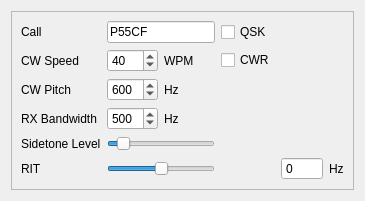
            <widget class="QWidget" name="stationTab">
             <property name="focusPolicy">
              <enum>Qt::TabFocus</enum>
             </property>
             <property name="accessibleName">
              <string>Station tab</string>
             </property>
             <property name="accessibleDescription">
              <string>Station information input</string>
             </property>
             <attribute name="title">
              <string>Station</string>
             </attribute>
             <layout class="QVBoxLayout" name="verticalLayout_3">
              <item>
               <widget class="QFrame" name="frame_4">
                <property name="frameShape">
                 <enum>QFrame::StyledPanel</enum>
                </property>
                <property name="frameShadow">
                 <enum>QFrame::Raised</enum>
                </property>
                <layout class="QGridLayout" name="gridLayout_2">
                 <item row="3" column="1">
                  <widget class="QSpinBox" name="bandwidthSpinBox">
                   <property name="focusPolicy">
                    <enum>Qt::StrongFocus</enum>
                   </property>
                   <property name="toolTip">
                    <string>Receiver bandwidth</string>
                   </property>
                   <property name="accessibleName">
                    <string>Bandwidth</string>
                   </property>
                   <property name="accessibleDescription">
                    <string>Sets Receiver bandwidth</string>
                   </property>
                   <property name="minimum">
                    <number>100</number>
                   </property>
                   <property name="maximum">
                    <number>600</number>
                   </property>
                   <property name="singleStep">
                    <number>50</number>
                   </property>
                   <property name="value">
                    <number>500</number>
                   </property>
                  </widget>
                 </item>
                 <item row="3" column="2">
                  <widget class="QLabel" name="hzBandwidthLabel">
                   <property name="text">
                    <string>Hz</string>
                   </property>
                  </widget>
                 </item>
                 <item row="2" column="2">
                  <widget class="QLabel" name="hzPitchLabel">
                   <property name="text">
                    <string>Hz</string>
                   </property>
                  </widget>
                 </item>
                 <item row="4" column="0">
                  <widget class="QLabel" name="monitorLabel">
                   <property name="text">
                    <string>Sidetone Level</string>
                   </property>
                  </widget>
                 </item>
                 <item row="1" column="1">
                  <widget class="QSpinBox" name="wpmSpinBox">
                   <property name="focusPolicy">
                    <enum>Qt::StrongFocus</enum>
                   </property>
                   <property name="toolTip">
                    <string>Sending speed</string>
                   </property>
                   <property name="accessibleName">
                    <string>CW Speed</string>
                   </property>
                   <property name="accessibleDescription">
                    <string>Sets initial CW speed in words per minute</string>
                   </property>
                   <property name="minimum">
                    <number>10</number>
                   </property>
                   <property name="value">
                    <number>40</number>
                   </property>
                  </widget>
                 </item>
                 <item row="5" column="0">
                  <widget class="QLabel" name="ritLabel">
                   <property name="text">
                    <string>RIT</string>
                   </property>
                  </widget>
                 </item>
                 <item row="5" column="1" colspan="2">
                  <widget class="QSlider" name="ritSlider">
                   <property name="focusPolicy">
                    <enum>Qt::TabFocus</enum>
                   </property>
                   <property name="toolTip">
                    <string>Receiver incremental tuning</string>
                   </property>
                   <property name="accessibleName">
                    <string>RIT</string>
                   </property>
                   <property name="accessibleDescription">
                    <string>Receiver incremental tuning (RIT)</string>
                   </property>
                   <property name="minimum">
                    <number>-1000</number>
                   </property>
                   <property name="maximum">
                    <number>1000</number>
                   </property>
                   <property name="singleStep">
                    <number>25</number>
                   </property>
                   <property name="pageStep">
                    <number>105</number>
                   </property>
                   <property name="orientation">
                    <enum>Qt::Horizontal</enum>
                   </property>
                  </widget>
                 </item>
                 <item row="2" column="0">
                  <widget class="QLabel" name="pitchLabel">
                   <property name="text">
                    <string>CW Pitch</string>
                   </property>
                  </widget>
                 </item>
                 <item row="1" column="2">
                  <widget class="QLabel" name="wpmLabel">
                   <property name="text">
                    <string>WPM</string>
                   </property>
                  </widget>
                 </item>
                 <item row="3" column="0">
                  <widget class="QLabel" name="bandwidthLabel">
                   <property name="text">
                    <string>RX Bandwidth</string>
                   </property>
                  </widget>
                 </item>
                 <item row="0" column="1" colspan="2">
                  <widget class="QLineEdit" name="callLine">
                   <property name="focusPolicy">
                    <enum>Qt::WheelFocus</enum>
                   </property>
                   <property name="toolTip">
                    <string>My call</string>
                   </property>
                   <property name="accessibleName">
                    <string>My call</string>
                   </property>
                   <property name="accessibleDescription">
                    <string>My call</string>
                   </property>
                   <property name="text">
                    <string>P55CF</string>
                   </property>
                  </widget>
                 </item>
                 <item row="2" column="1">
                  <widget class="QSpinBox" name="pitchSpinBox">
                   <property name="focusPolicy">
                    <enum>Qt::StrongFocus</enum>
                   </property>
                   <property name="toolTip">
                    <string>Sidetone pitch</string>
                   </property>
                   <property name="accessibleName">
                    <string>Pitch</string>
                   </property>
                   <property name="accessibleDescription">
                    <string>Sidetone pitch</string>
                   </property>
                   <property name="minimum">
                    <number>300</number>
                   </property>
                   <property name="maximum">
                    <number>900</number>
                   </property>
                   <property name="singleStep">
                    <number>50</number>
                   </property>
                   <property name="value">
                    <number>600</number>
                   </property>
                  </widget>
                 </item>
                 <item row="1" column="3">
                  <widget class="QCheckBox" name="cwReverseCheck">
                   <property name="focusPolicy">
                    <enum>Qt::TabFocus</enum>
                   </property>
                   <property name="toolTip">
                    <string>CW Reverse</string>
                   </property>
                   <property name="accessibleName">
                    <string>CW Reverse</string>
                   </property>
                   <property name="accessibleDescription">
                    <string>CW Reverse</string>
                   </property>
                   <property name="text">
                    <string>CWR</string>
                   </property>
                  </widget>
                 </item>
                 <item row="0" column="3">
                  <widget class="QCheckBox" name="qskCheck">
                   <property name="focusPolicy">
                    <enum>Qt::TabFocus</enum>
                   </property>
                   <property name="toolTip">
                    <string>Full break in</string>
                   </property>
                   <property name="accessibleName">
                    <string>QSK</string>
                   </property>
                   <property name="accessibleDescription">
                    <string>Full break in</string>
                   </property>
                   <property name="text">
                    <string>QSK</string>
                   </property>
                  </widget>
                 </item>
                 <item row="1" column="0">
                  <widget class="QLabel" name="speedLabel">
                   <property name="text">
                    <string>CW Speed</string>
                   </property>
                  </widget>
                 </item>
                 <item row="4" column="1" colspan="2">
                  <widget class="QSlider" name="monitorSlider">
                   <property name="focusPolicy">
                    <enum>Qt::TabFocus</enum>
                   </property>
                   <property name="toolTip">
                    <string>Sidetone level</string>
                   </property>
                   <property name="accessibleName">
                    <string>Sidetone level</string>
                   </property>
                   <property name="accessibleDescription">
                    <string>Sidetone level</string>
                   </property>
                   <property name="value">
                    <number>10</number>
                   </property>
                   <property name="orientation">
                    <enum>Qt::Horizontal</enum>
                   </property>
                  </widget>
                 </item>
                 <item row="5" column="5">
                  <widget class="QLabel" name="hzRitLabel">
                   <property name="text">
                    <string>Hz</string>
                   </property>
                  </widget>
                 </item>
                 <item row="5" column="4">
                  <widget class="QSpinBox" name="ritSpinBox">
                   <property name="focusPolicy">
                    <enum>Qt::NoFocus</enum>
                   </property>
                   <property name="toolTip">
                    <string>RIT value in Hz</string>
                   </property>
                   <property name="accessibleName">
                    <string>RIT value</string>
                   </property>
                   <property name="accessibleDescription">
                    <string>RIT value in Hz</string>
                   </property>
                   <property name="buttonSymbols">
                    <enum>QAbstractSpinBox::NoButtons</enum>
                   </property>
                   <property name="minimum">
                    <number>-1000</number>
                   </property>
                   <property name="maximum">
                    <number>1000</number>
                   </property>
                   <property name="singleStep">
                    <number>25</number>
                   </property>
                  </widget>
                 </item>
                 <item row="0" column="0">
                  <widget class="QLabel" name="callLabel">
                   <property name="text">
                    <string>Call</string>
                   </property>
                  </widget>
                 </item>
                </layout>
               </widget>
              </item>
             </layout>
            </widget>
